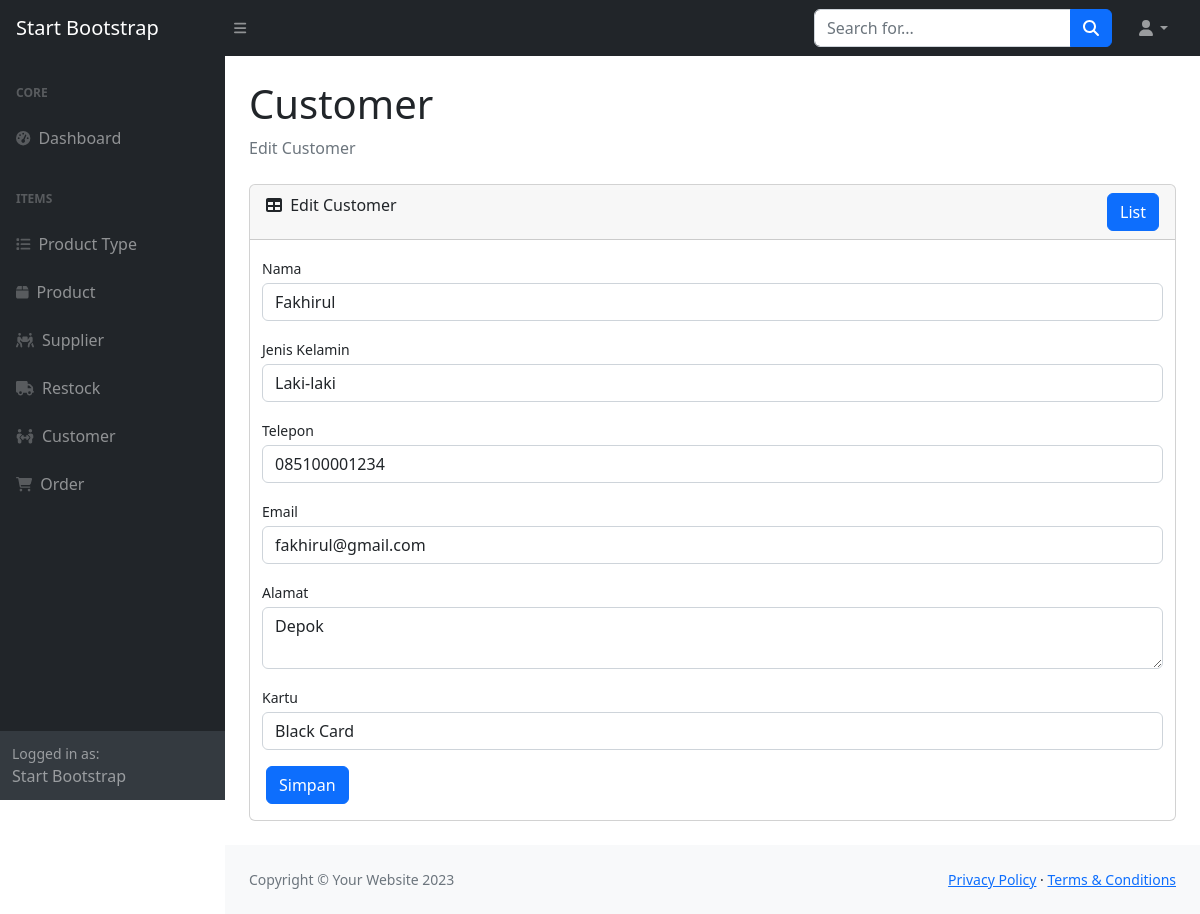
/page/customer/edit.php?id=1, run on the app's committed database.
### tables this page shows
CREATE TABLE `customer` (
  `id` int(11) NOT NULL,
  `name` varchar(45) DEFAULT NULL,
  `gender` enum('L','P') DEFAULT NULL,
  `phone` varchar(45) DEFAULT NULL,
  `email` varchar(45) DEFAULT NULL,
  `address` longtext DEFAULT NULL,
  `card_id` int(11) NOT NULL
);

CREATE TABLE `card` (
  `id` int(11) NOT NULL,
  `code` varchar(45) DEFAULT NULL,
  `name` varchar(45) DEFAULT NULL,
  `discount` float DEFAULT NULL,
  `member_fee` int(11) DEFAULT NULL
);

### classes/Database.php (called while the page is built, shortened)
<?php
class Database
{
    private $host = 'localhost';
    private $user = 'root';
    private $pass  = '';
    private $db_name = 'db_petsuplies';
    public $conn;
    public $stmt;
    public function __construct()
    {
        $dsn = 'mysql:host=' . $this->host . ';dbname=' . $this->db_name;
        $option = [
            PDO::ATTR_PERSISTENT => true,
            PDO::ATTR_ERRMODE => PDO::ERRMODE_EXCEPTION
        ];
        try {
            $this->conn = new PDO($dsn, $this->user, $this->pass, $option);
        } catch (PDOException $e) {
            die($e->getMessage());
        }
    }
    public function query($query)
    {
        $this->stmt = $this->conn->prepare($query);
    }
    public function bind($param, $value, $type = null)
    {
        if (is_null($type)) {
            switch ($value) {
                default:
                    $type = PDO::PARAM_STR;
                    break;
            }
        }
        $this->stmt->bindValue($param, $value, $type);
    }
    public function execute()
    {
        return $this->stmt->execute();
    }
    public function fetchAll()
    {
        $this->execute();
        return $this->stmt->fetchAll(PDO::FETCH_ASSOC);
    }
    public function fetch()
    {
        $this->execute();
        return $this->stmt->fetch(PDO::FETCH_ASSOC);
    }
}

### classes/Customer.php (called while the page is built, shortened)
<?php
require_once 'Database.php';
class Customer
{
    private $db;
    public function __construct()
    {
        $this->db = new Database;
    }
    public function getById($id)
    {
        $this->db->query('SELECT * FROM customer WHERE id = :id');
        $this->db->bind(':id', $id);
        return $this->db->fetch();
    }
}

### classes/Card.php (called while the page is built, shortened)
<?php
require_once 'Database.php';
class Card
{
    public $db;
    public function __construct()
    {
        $this->db = new Database;
    }
    public function getAll()
    {
        $this->db->query('SELECT * FROM card');
        return $this->db->fetchAll();
    }
}

### page/customer/edit.php (the view, shortened to what this page needs)
<?php
require_once '../../classes/Database.php';
require_once '../../classes/Customer.php';
require_once '../../classes/Card.php';
$customer = new Customer;
$card = new Card;
$cards = $card->getAll();
$id = $_GET['id'];
$data = $customer->getById($id);
?>
<!DOCTYPE html>
<html lang="en">
<head>
    <link href="https://cdn.jsdelivr.net/npm/simple-datatables@7.1.2/dist/style.min.css" rel="stylesheet" />
    <link href="../../assets/css/styles.css" rel="stylesheet" />
    <link href="../../assets/css/sweetalert.css" rel="stylesheet" />
</head>
<body class="sb-nav-fixed">
    <?php require_once '../../templates/header.php'; ?>
    <div id="layoutSidenav">
        <?php require_once '../../templates/navbar.php'; ?>
        <div id="layoutSidenav_content">
            <main>
                <div class="container-fluid px-4">
                    <h1 class="mt-4">Customer</h1>
                    <ol class="breadcrumb mb-4">
                        <li class="breadcrumb-item active">Edit Customer</li>
                    </ol>
                    <div class="card mb-4">
                        <div class="card-header">
                            <div class="d-flex justify-content-between">
                                <div class="title">
                                    <i class="fas fa-table me-1"></i>
                                    Edit Customer
                                </div>
                                <div class="data-add">
                                    <a href="list.php" class="btn btn-primary">List</a>
                                </div>
                            </div>
                        </div>
                        <div class="card-body">
                            <form id="form" method="POST" action="">
                                <div class="row">
                                    <div class="col-md-12 gx-3 mb-3">
                                        <label class="small mb-1" for="name">Nama</label>
                                        <input class="form-control" id="name" name="name" type="text" placeholder="Nama" value="<?= $data['name'] ?>" />
                                    </div>
                                    <div class="col-md-12 gx-3 mb-3">
                                        <label class="small mb-1" for="gender">Jenis Kelamin</label>
                                        <select id="gender" name="gender" class="form-control">
                                            <option value="L" <?= $data['gender'] == 'L' ? 'selected' : '' ?>>Laki-laki</option>
                                        </select>
                                    </div>
                                    <div class="col-md-12 gx-3 mb-3">
                                        <label class="small mb-1" for="phone">Telepon</label>
                                        <input class="form-control" id="phone" name="phone" type="text" placeholder="Telepon" value="<?= $data['phone'] ?>" />
                                    </div>
                                    <div class="col-md-12 gx-3 mb-3">
                                        <label class="small mb-1" for="email">Email</label>
                                        <input class="form-control" id="email" name="email" type="text" placeholder="Email" value="<?= $data['email'] ?>" />
                                    </div>
                                    <div class="col-md-12 gx-3 mb-3">
                                        <label class="small mb-1" for="address">Alamat</label>
                                        <textarea class="form-control" id="address" name="address" placeholder="Alamat"><?= $data['address'] ?></textarea>
                                    </div>
                                    <div class="col-md-12 gx-3 mb-3">
                                        <label class="small mb-1" for="card_id">Kartu</label>
                                        <select class="form-control" id="card_id" name="card_id">
                                            <?php foreach ($cards as $card) : ?>
                                                <option value="<?= $card['id'] ?>" <?= $data['card_id'] == $card['id'] ? 'selected' : '' ?>><?= $card['name'] ?></option>
                                            <?php endforeach; ?>
                                        </select>
                                    </div>
                                </div>
                                <button class="btn btn-primary" type="submit" id="tombol_submit">Simpan</button>
                            </form>
                        </div>
                    </div>
                </div>
            </main>
            <?php require_once '../../templates/footer.php'; ?>
        </div>
    </div>
</body>
</html>

### data on the page
customer: name "Fakhirul", gender "Laki-laki", phone "085100001234", email "fakhirul@gmail.com", address "Depok", card_id "Black Card"
